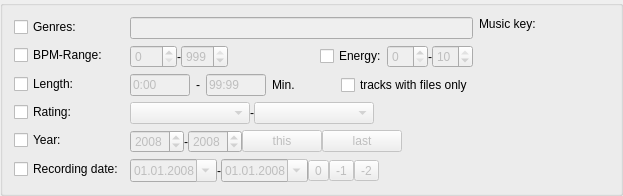
           <widget class="QGroupBox" name="filter">
            <property name="sizePolicy">
             <sizepolicy hsizetype="Preferred" vsizetype="Fixed">
              <horstretch>0</horstretch>
              <verstretch>0</verstretch>
             </sizepolicy>
            </property>
            <property name="title">
             <string/>
            </property>
            <layout class="QHBoxLayout" name="horizontalLayout_11">
             <item>
              <layout class="QHBoxLayout" name="horizontalLayout_10">
               <property name="topMargin">
                <number>0</number>
               </property>
               <item>
                <layout class="QFormLayout" name="formLayout_3">
                 <property name="sizeConstraint">
                  <enum>QLayout::SetDefaultConstraint</enum>
                 </property>
                 <property name="fieldGrowthPolicy">
                  <enum>QFormLayout::ExpandingFieldsGrow</enum>
                 </property>
                 <property name="rowWrapPolicy">
                  <enum>QFormLayout::DontWrapRows</enum>
                 </property>
                 <property name="labelAlignment">
                  <set>Qt::AlignLeading|Qt::AlignLeft|Qt::AlignVCenter</set>
                 </property>
                 <item row="0" column="0">
                  <widget class="QCheckBox" name="enableGenreSearch">
                   <property name="text">
                    <string>Genres:</string>
                   </property>
                  </widget>
                 </item>
                 <item row="1" column="0">
                  <widget class="QCheckBox" name="enableBpmSearch">
                   <property name="text">
                    <string>BPM-Range:</string>
                   </property>
                   <property name="checked">
                    <bool>false</bool>
                   </property>
                  </widget>
                 </item>
                 <item row="0" column="1">
                  <widget class="QLineEdit" name="qs_genre">
                   <property name="enabled">
                    <bool>false</bool>
                   </property>
                  </widget>
                 </item>
                 <item row="1" column="1">
                  <layout class="QHBoxLayout" name="horizontalLayout_12">
                   <property name="spacing">
                    <number>0</number>
                   </property>
                   <item>
                    <widget class="QSpinBox" name="bpmStart">
                     <property name="enabled">
                      <bool>false</bool>
                     </property>
                     <property name="maximum">
                      <number>999</number>
                     </property>
                    </widget>
                   </item>
                   <item>
                    <widget class="QLabel" name="label_15">
                     <property name="text">
                      <string>-</string>
                     </property>
                    </widget>
                   </item>
                   <item>
                    <widget class="QSpinBox" name="bpmEnd">
                     <property name="enabled">
                      <bool>false</bool>
                     </property>
                     <property name="maximum">
                      <number>999</number>
                     </property>
                     <property name="value">
                      <number>999</number>
                     </property>
                    </widget>
                   </item>
                   <item>
                    <spacer name="horizontalSpacer_5">
                     <property name="orientation">
                      <enum>Qt::Horizontal</enum>
                     </property>
                     <property name="sizeHint" stdset="0">
                      <size>
                       <width>40</width>
                       <height>20</height>
                      </size>
                     </property>
                    </spacer>
                   </item>
                   <item>
                    <widget class="QCheckBox" name="enableEnergySearch">
                     <property name="text">
                      <string>Energy:</string>
                     </property>
                     <property name="checked">
                      <bool>false</bool>
                     </property>
                    </widget>
                   </item>
                   <item>
                    <widget class="QSpinBox" name="energyStart">
                     <property name="enabled">
                      <bool>false</bool>
                     </property>
                     <property name="maximum">
                      <number>10</number>
                     </property>
                    </widget>
                   </item>
                   <item>
                    <widget class="QLabel" name="label_19">
                     <property name="text">
                      <string>-</string>
                     </property>
                    </widget>
                   </item>
                   <item>
                    <widget class="QSpinBox" name="energyEnd">
                     <property name="enabled">
                      <bool>false</bool>
                     </property>
                     <property name="maximum">
                      <number>10</number>
                     </property>
                     <property name="value">
                      <number>10</number>
                     </property>
                    </widget>
                   </item>
                  </layout>
                 </item>
                 <item row="3" column="0">
                  <widget class="QCheckBox" name="enableRatingSearch">
                   <property name="text">
                    <string>Rating:</string>
                   </property>
                   <property name="checked">
                    <bool>false</bool>
                   </property>
                  </widget>
                 </item>
                 <item row="3" column="1">
                  <layout class="QHBoxLayout" name="horizontalLayout_15">
                   <property name="spacing">
                    <number>0</number>
                   </property>
                   <property name="rightMargin">
                    <number>0</number>
                   </property>
                   <item>
                    <widget class="QComboBox" name="ratingStart">
                     <property name="enabled">
                      <bool>false</bool>
                     </property>
                     <property name="sizePolicy">
                      <sizepolicy hsizetype="Minimum" vsizetype="Maximum">
                       <horstretch>0</horstretch>
                       <verstretch>0</verstretch>
                      </sizepolicy>
                     </property>
                     <property name="minimumSize">
                      <size>
                       <width>120</width>
                       <height>0</height>
                      </size>
                     </property>
                     <property name="iconSize">
                      <size>
                       <width>96</width>
                       <height>16</height>
                      </size>
                     </property>
                     <item>
                      <property name="text">
                       <string/>
                      </property>
                      <property name="icon">
                       <iconset resource="../../resources.qrc">
                        <normaloff>:/bewertung/resources/sterne-unbewertet.png</normaloff>:/bewertung/resources/sterne-unbewertet.png</iconset>
                      </property>
                     </item>
                     <item>
                      <property name="text">
                       <string/>
                      </property>
                      <property name="icon">
                       <iconset resource="../../resources.qrc">
                        <normaloff>:/bewertung/resources/sterne1.png</normaloff>:/bewertung/resources/sterne1.png</iconset>
                      </property>
                     </item>
                     <item>
                      <property name="text">
                       <string/>
                      </property>
                      <property name="icon">
                       <iconset resource="../../resources.qrc">
                        <normaloff>:/bewertung/resources/sterne2.png</normaloff>:/bewertung/resources/sterne2.png</iconset>
                      </property>
                     </item>
                     <item>
                      <property name="text">
                       <string/>
                      </property>
                      <property name="icon">
                       <iconset resource="../../resources.qrc">
                        <normaloff>:/bewertung/resources/sterne3.png</normaloff>:/bewertung/resources/sterne3.png</iconset>
                      </property>
                     </item>
                     <item>
                      <property name="text">
                       <string/>
                      </property>
                      <property name="icon">
                       <iconset resource="../../resources.qrc">
                        <normaloff>:/bewertung/resources/sterne4.png</normaloff>:/bewertung/resources/sterne4.png</iconset>
                      </property>
                     </item>
                     <item>
                      <property name="text">
                       <string/>
                      </property>
                      <property name="icon">
                       <iconset resource="../../resources.qrc">
                        <normaloff>:/bewertung/resources/sterne5.png</normaloff>:/bewertung/resources/sterne5.png</iconset>
                      </property>
                     </item>
                     <item>
                      <property name="text">
                       <string/>
                      </property>
                      <property name="icon">
                       <iconset resource="../../resources.qrc">
                        <normaloff>:/bewertung/resources/sterne6.png</normaloff>:/bewertung/resources/sterne6.png</iconset>
                      </property>
                     </item>
                    </widget>
                   </item>
                   <item>
                    <widget class="QLabel" name="label_16">
                     <property name="text">
                      <string>-</string>
                     </property>
                    </widget>
                   </item>
                   <item>
                    <widget class="QComboBox" name="ratingEnd">
                     <property name="enabled">
                      <bool>false</bool>
                     </property>
                     <property name="sizePolicy">
                      <sizepolicy hsizetype="Minimum" vsizetype="Maximum">
                       <horstretch>0</horstretch>
                       <verstretch>0</verstretch>
                      </sizepolicy>
                     </property>
                     <property name="minimumSize">
                      <size>
                       <width>120</width>
                       <height>0</height>
                      </size>
                     </property>
                     <property name="currentIndex">
                      <number>6</number>
                     </property>
                     <property name="iconSize">
                      <size>
                       <width>96</width>
                       <height>16</height>
                      </size>
                     </property>
                     <item>
                      <property name="text">
                       <string/>
                      </property>
                      <property name="icon">
                       <iconset resource="../../resources.qrc">
                        <normaloff>:/bewertung/resources/sterne-unbewertet.png</normaloff>:/bewertung/resources/sterne-unbewertet.png</iconset>
                      </property>
                     </item>
                     <item>
                      <property name="text">
                       <string/>
                      </property>
                      <property name="icon">
                       <iconset resource="../../resources.qrc">
                        <normaloff>:/bewertung/resources/sterne1.png</normaloff>:/bewertung/resources/sterne1.png</iconset>
                      </property>
                     </item>
                     <item>
                      <property name="text">
                       <string/>
                      </property>
                      <property name="icon">
                       <iconset resource="../../resources.qrc">
                        <normaloff>:/bewertung/resources/sterne2.png</normaloff>:/bewertung/resources/sterne2.png</iconset>
                      </property>
                     </item>
                     <item>
                      <property name="text">
                       <string/>
                      </property>
                      <property name="icon">
                       <iconset resource="../../resources.qrc">
                        <normaloff>:/bewertung/resources/sterne3.png</normaloff>:/bewertung/resources/sterne3.png</iconset>
                      </property>
                     </item>
                     <item>
                      <property name="text">
                       <string/>
                      </property>
                      <property name="icon">
                       <iconset resource="../../resources.qrc">
                        <normaloff>:/bewertung/resources/sterne4.png</normaloff>:/bewertung/resources/sterne4.png</iconset>
                      </property>
                     </item>
                     <item>
                      <property name="text">
                       <string/>
                      </property>
                      <property name="icon">
                       <iconset resource="../../resources.qrc">
                        <normaloff>:/bewertung/resources/sterne5.png</normaloff>:/bewertung/resources/sterne5.png</iconset>
                      </property>
                     </item>
                     <item>
                      <property name="text">
                       <string/>
                      </property>
                      <property name="icon">
                       <iconset resource="../../resources.qrc">
                        <normaloff>:/bewertung/resources/sterne6.png</normaloff>:/bewertung/resources/sterne6.png</iconset>
                      </property>
                     </item>
                    </widget>
                   </item>
                   <item>
                    <spacer name="horizontalSpacer_11">
                     <property name="orientation">
                      <enum>Qt::Horizontal</enum>
                     </property>
                     <property name="sizeHint" stdset="0">
                      <size>
                       <width>40</width>
                       <height>20</height>
                      </size>
                     </property>
                    </spacer>
                   </item>
                  </layout>
                 </item>
                 <item row="4" column="0">
                  <widget class="QCheckBox" name="enableYearSearch">
                   <property name="text">
                    <string>Year:</string>
                   </property>
                  </widget>
                 </item>
                 <item row="4" column="1">
                  <layout class="QHBoxLayout" name="horizontalLayout_13">
                   <property name="spacing">
                    <number>0</number>
                   </property>
                   <item>
                    <widget class="QDateEdit" name="releaseDateStart">
                     <property name="enabled">
                      <bool>false</bool>
                     </property>
                     <property name="dateTime">
                      <datetime>
                       <hour>0</hour>
                       <minute>0</minute>
                       <second>0</second>
                       <year>2008</year>
                       <month>1</month>
                       <day>1</day>
                      </datetime>
                     </property>
                     <property name="displayFormat">
                      <string>yyyy</string>
                     </property>
                     <property name="calendarPopup">
                      <bool>false</bool>
                     </property>
                     <property name="date">
                      <date>
                       <year>2008</year>
                       <month>1</month>
                       <day>1</day>
                      </date>
                     </property>
                    </widget>
                   </item>
                   <item>
                    <widget class="QLabel" name="label_17">
                     <property name="text">
                      <string>-</string>
                     </property>
                    </widget>
                   </item>
                   <item>
                    <widget class="QDateEdit" name="releaseDateEnd">
                     <property name="enabled">
                      <bool>false</bool>
                     </property>
                     <property name="dateTime">
                      <datetime>
                       <hour>0</hour>
                       <minute>0</minute>
                       <second>0</second>
                       <year>2008</year>
                       <month>1</month>
                       <day>1</day>
                      </datetime>
                     </property>
                     <property name="displayFormat">
                      <string>yyyy</string>
                     </property>
                     <property name="calendarPopup">
                      <bool>false</bool>
                     </property>
                     <property name="date">
                      <date>
                       <year>2008</year>
                       <month>1</month>
                       <day>1</day>
                      </date>
                     </property>
                    </widget>
                   </item>
                   <item>
                    <widget class="QPushButton" name="setThisYear">
                     <property name="enabled">
                      <bool>false</bool>
                     </property>
                     <property name="text">
                      <string>this</string>
                     </property>
                    </widget>
                   </item>
                   <item>
                    <widget class="QPushButton" name="setLastYear">
                     <property name="enabled">
                      <bool>false</bool>
                     </property>
                     <property name="text">
                      <string>last</string>
                     </property>
                    </widget>
                   </item>
                   <item>
                    <spacer name="horizontalSpacer_6">
                     <property name="orientation">
                      <enum>Qt::Horizontal</enum>
                     </property>
                     <property name="sizeHint" stdset="0">
                      <size>
                       <width>40</width>
                       <height>20</height>
                      </size>
                     </property>
                    </spacer>
                   </item>
                  </layout>
                 </item>
                 <item row="5" column="0">
                  <widget class="QCheckBox" name="enableRecordingDateSearch">
                   <property name="text">
                    <string>Recording date:</string>
                   </property>
                  </widget>
                 </item>
                 <item row="5" column="1">
                  <layout class="QHBoxLayout" name="horizontalLayout_14">
                   <property name="spacing">
                    <number>0</number>
                   </property>
                   <item>
                    <widget class="QDateEdit" name="recordDateStart">
                     <property name="enabled">
                      <bool>false</bool>
                     </property>
                     <property name="displayFormat">
                      <string>dd.MM.yyyy</string>
                     </property>
                     <property name="calendarPopup">
                      <bool>true</bool>
                     </property>
                     <property name="date">
                      <date>
                       <year>2008</year>
                       <month>1</month>
                       <day>1</day>
                      </date>
                     </property>
                    </widget>
                   </item>
                   <item>
                    <widget class="QLabel" name="label_14">
                     <property name="text">
                      <string>-</string>
                     </property>
                    </widget>
                   </item>
                   <item>
                    <widget class="QDateEdit" name="recordDateEnd">
                     <property name="enabled">
                      <bool>false</bool>
                     </property>
                     <property name="displayFormat">
                      <string>dd.MM.yyyy</string>
                     </property>
                     <property name="calendarPopup">
                      <bool>true</bool>
                     </property>
                     <property name="date">
                      <date>
                       <year>2008</year>
                       <month>1</month>
                       <day>1</day>
                      </date>
                     </property>
                    </widget>
                   </item>
                   <item>
                    <widget class="QToolButton" name="setRecordingDate0">
                     <property name="enabled">
                      <bool>false</bool>
                     </property>
                     <property name="text">
                      <string>0</string>
                     </property>
                    </widget>
                   </item>
                   <item>
                    <widget class="QToolButton" name="setRecordingDate1">
                     <property name="enabled">
                      <bool>false</bool>
                     </property>
                     <property name="text">
                      <string>-1</string>
                     </property>
                    </widget>
                   </item>
                   <item>
                    <widget class="QToolButton" name="setRecordingDate2">
                     <property name="enabled">
                      <bool>false</bool>
                     </property>
                     <property name="text">
                      <string>-2</string>
                     </property>
                    </widget>
                   </item>
                   <item>
                    <spacer name="horizontalSpacer_7">
                     <property name="orientation">
                      <enum>Qt::Horizontal</enum>
                     </property>
                     <property name="sizeHint" stdset="0">
                      <size>
                       <width>40</width>
                       <height>20</height>
                      </size>
                     </property>
                    </spacer>
                   </item>
                  </layout>
                 </item>
                 <item row="2" column="0">
                  <widget class="QCheckBox" name="enableLengthSearch">
                   <property name="text">
                    <string>Length:</string>
                   </property>
                   <property name="checked">
                    <bool>false</bool>
                   </property>
                  </widget>
                 </item>
                 <item row="2" column="1">
                  <layout class="QHBoxLayout" name="horizontalLayout_17">
                   <property name="rightMargin">
                    <number>0</number>
                   </property>
                   <item>
                    <widget class="QLineEdit" name="lengthStart">
                     <property name="enabled">
                      <bool>false</bool>
                     </property>
                     <property name="maximumSize">
                      <size>
                       <width>60</width>
                       <height>16777215</height>
                      </size>
                     </property>
                     <property name="text">
                      <string>0:00</string>
                     </property>
                    </widget>
                   </item>
                   <item>
                    <widget class="QLabel" name="label_18">
                     <property name="text">
                      <string>-</string>
                     </property>
                    </widget>
                   </item>
                   <item>
                    <widget class="QLineEdit" name="lengthEnd">
                     <property name="enabled">
                      <bool>false</bool>
                     </property>
                     <property name="maximumSize">
                      <size>
                       <width>60</width>
                       <height>16777215</height>
                      </size>
                     </property>
                     <property name="text">
                      <string>99:99</string>
                     </property>
                    </widget>
                   </item>
                   <item>
                    <widget class="QLabel" name="label_64">
                     <property name="text">
                      <string>Min.</string>
                     </property>
                    </widget>
                   </item>
                   <item>
                    <spacer name="horizontalSpacer_8">
                     <property name="orientation">
                      <enum>Qt::Horizontal</enum>
                     </property>
                     <property name="sizeHint" stdset="0">
                      <size>
                       <width>40</width>
                       <height>20</height>
                      </size>
                     </property>
                    </spacer>
                   </item>
                   <item>
                    <widget class="QCheckBox" name="tracksWithFilesOnly">
                     <property name="text">
                      <string>tracks with files only</string>
                     </property>
                    </widget>
                   </item>
                  </layout>
                 </item>
                </layout>
               </item>
              </layout>
             </item>
             <item>
              <layout class="QVBoxLayout" name="verticalLayout_10">
               <item>
                <widget class="QLabel" name="label_55">
                 <property name="text">
                  <string>Music key:</string>
                 </property>
                </widget>
               </item>
               <item>
                <widget class="KeyWheel" name="keywheel">
                 <property name="minimumSize">
                  <size>
                   <width>130</width>
                   <height>130</height>
                  </size>
                 </property>
                 <property name="maximumSize">
                  <size>
                   <width>130</width>
                   <height>130</height>
                  </size>
                 </property>
                 <property name="frameShape">
                  <enum>QFrame::NoFrame</enum>
                 </property>
                 <property name="text">
                  <string/>
                 </property>
                 <property name="pixmap">
                  <pixmap resource="../../resources.qrc">:/openkey/resources/keywheel/key0000.png</pixmap>
                 </property>
                 <property name="scaledContents">
                  <bool>false</bool>
                 </property>
                 <property name="margin">
                  <number>0</number>
                 </property>
                </widget>
               </item>
               <item>
                <spacer name="verticalSpacer_6">
                 <property name="orientation">
                  <enum>Qt::Vertical</enum>
                 </property>
                 <property name="sizeHint" stdset="0">
                  <size>
                   <width>20</width>
                   <height>10</height>
                  </size>
                 </property>
                </spacer>
               </item>
              </layout>
             </item>
            </layout>
           </widget>
